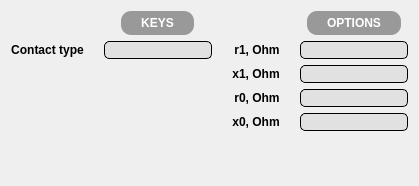
            <widget class="QWidget" name="insertResistPage">
             <layout class="QGridLayout" name="gridLayout_4">
              <property name="bottomMargin">
               <number>55</number>
              </property>
              <property name="horizontalSpacing">
               <number>20</number>
              </property>
              <item row="0" column="1" alignment="Qt::AlignHCenter|Qt::AlignVCenter">
               <widget class="QLabel" name="insertResistTitle">
                <property name="font">
                 <font>
                  <pointsize>9</pointsize>
                  <weight>75</weight>
                  <bold>true</bold>
                 </font>
                </property>
                <property name="styleSheet">
                 <string notr="true">background-color: rgba(153, 153, 153);
color: rgb(255, 255, 255);
padding-right: 20px;
padding-left: 20px;
padding-top: 5px;
padding-bottom: 5px;
border-radius: 10px;
</string>
                </property>
                <property name="text">
                 <string>KEYS</string>
                </property>
                <property name="alignment">
                 <set>Qt::AlignCenter</set>
                </property>
               </widget>
              </item>
              <item row="0" column="3" alignment="Qt::AlignHCenter|Qt::AlignVCenter">
               <widget class="QLabel" name="insertResistTitle2">
                <property name="font">
                 <font>
                  <pointsize>9</pointsize>
                  <weight>75</weight>
                  <bold>true</bold>
                 </font>
                </property>
                <property name="styleSheet">
                 <string notr="true">background-color: rgba(153, 153, 153);
color: rgb(255, 255, 255);
padding-right: 20px;
padding-left: 20px;
padding-top: 5px;
padding-bottom: 5px;
border-radius: 10px;
</string>
                </property>
                <property name="text">
                 <string>OPTIONS</string>
                </property>
                <property name="alignment">
                 <set>Qt::AlignCenter</set>
                </property>
               </widget>
              </item>
              <item row="1" column="0" alignment="Qt::AlignRight">
               <widget class="QLabel" name="insertResistLabel">
                <property name="font">
                 <font>
                  <pointsize>9</pointsize>
                  <weight>75</weight>
                  <bold>true</bold>
                 </font>
                </property>
                <property name="text">
                 <string>Contact type</string>
                </property>
                <property name="alignment">
                 <set>Qt::AlignCenter</set>
                </property>
               </widget>
              </item>
              <item row="1" column="1">
               <widget class="QLineEdit" name="insertResistEdit">
                <property name="font">
                 <font>
                  <pointsize>9</pointsize>
                  <weight>50</weight>
                  <bold>false</bold>
                 </font>
                </property>
                <property name="styleSheet">
                 <string notr="true">background-color: rgba(225, 225, 225);
border-radius: 5px;
border: 1px solid black</string>
                </property>
                <property name="alignment">
                 <set>Qt::AlignCenter</set>
                </property>
               </widget>
              </item>
              <item row="1" column="2" alignment="Qt::AlignRight">
               <widget class="QLabel" name="insertResistLabel2">
                <property name="font">
                 <font>
                  <pointsize>9</pointsize>
                  <weight>75</weight>
                  <bold>true</bold>
                 </font>
                </property>
                <property name="text">
                 <string>r1, Ohm</string>
                </property>
                <property name="alignment">
                 <set>Qt::AlignCenter</set>
                </property>
               </widget>
              </item>
              <item row="1" column="3">
               <widget class="QLineEdit" name="insertResistEdit2">
                <property name="font">
                 <font>
                  <pointsize>9</pointsize>
                 </font>
                </property>
                <property name="styleSheet">
                 <string notr="true">background-color: rgba(225, 225, 225);
border-radius: 5px;
border: 1px solid black</string>
                </property>
                <property name="alignment">
                 <set>Qt::AlignCenter</set>
                </property>
               </widget>
              </item>
              <item row="2" column="2" alignment="Qt::AlignRight">
               <widget class="QLabel" name="insertResistLabel3">
                <property name="font">
                 <font>
                  <pointsize>9</pointsize>
                  <weight>75</weight>
                  <bold>true</bold>
                 </font>
                </property>
                <property name="text">
                 <string>x1, Ohm</string>
                </property>
                <property name="alignment">
                 <set>Qt::AlignCenter</set>
                </property>
               </widget>
              </item>
              <item row="2" column="3">
               <widget class="QLineEdit" name="insertResistEdit3">
                <property name="font">
                 <font>
                  <pointsize>9</pointsize>
                 </font>
                </property>
                <property name="styleSheet">
                 <string notr="true">background-color: rgba(225, 225, 225);
border-radius: 5px;
border: 1px solid black</string>
                </property>
                <property name="alignment">
                 <set>Qt::AlignCenter</set>
                </property>
               </widget>
              </item>
              <item row="3" column="2" alignment="Qt::AlignRight">
               <widget class="QLabel" name="insertResistLabel4">
                <property name="font">
                 <font>
                  <pointsize>9</pointsize>
                  <weight>75</weight>
                  <bold>true</bold>
                 </font>
                </property>
                <property name="text">
                 <string>r0, Ohm</string>
                </property>
                <property name="alignment">
                 <set>Qt::AlignCenter</set>
                </property>
               </widget>
              </item>
              <item row="3" column="3">
               <widget class="QLineEdit" name="insertResistEdit4">
                <property name="font">
                 <font>
                  <pointsize>9</pointsize>
                 </font>
                </property>
                <property name="styleSheet">
                 <string notr="true">background-color: rgba(225, 225, 225);
border-radius: 5px;
border: 1px solid black</string>
                </property>
                <property name="alignment">
                 <set>Qt::AlignCenter</set>
                </property>
               </widget>
              </item>
              <item row="4" column="2" alignment="Qt::AlignRight">
               <widget class="QLabel" name="insertResistLabel5">
                <property name="font">
                 <font>
                  <pointsize>9</pointsize>
                  <weight>75</weight>
                  <bold>true</bold>
                 </font>
                </property>
                <property name="text">
                 <string>x0, Ohm</string>
                </property>
                <property name="alignment">
                 <set>Qt::AlignCenter</set>
                </property>
               </widget>
              </item>
              <item row="4" column="3">
               <widget class="QLineEdit" name="insertResistEdit5">
                <property name="font">
                 <font>
                  <pointsize>9</pointsize>
                 </font>
                </property>
                <property name="styleSheet">
                 <string notr="true">background-color: rgba(225, 225, 225);
border-radius: 5px;
border: 1px solid black</string>
                </property>
                <property name="alignment">
                 <set>Qt::AlignCenter</set>
                </property>
               </widget>
              </item>
             </layout>
            </widget>
